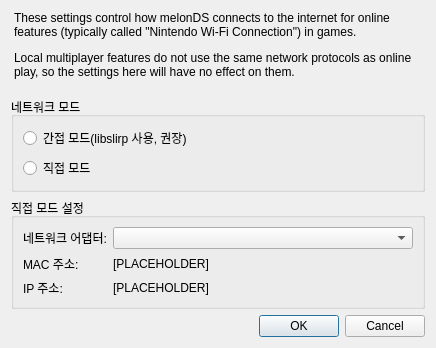
<?xml version="1.0" encoding="UTF-8"?>
<ui version="4.0">
 <class>WifiSettingsDialog</class>
 <widget class="QDialog" name="WifiSettingsDialog">
  <property name="geometry">
   <rect>
    <x>0</x>
    <y>0</y>
    <width>570</width>
    <height>341</height>
   </rect>
  </property>
  <property name="sizePolicy">
   <sizepolicy hsizetype="Fixed" vsizetype="Fixed">
    <horstretch>0</horstretch>
    <verstretch>0</verstretch>
   </sizepolicy>
  </property>
  <property name="windowTitle">
   <string>Wi-Fi 설정 - melonDS</string>
  </property>
  <layout class="QVBoxLayout" name="verticalLayout">
   <property name="sizeConstraint">
    <enum>QLayout::SetFixedSize</enum>
   </property>
   <item>
    <widget class="QLabel" name="label_4">
     <property name="styleSheet">
      <string notr="true">QLabel {
    margin-bottom: 12px;
}</string>
     </property>
     <property name="text">
      <string>&lt;html&gt;&lt;head/&gt;&lt;body&gt;&lt;p&gt;These settings control how melonDS connects to the internet for online features (typically called &amp;quot;Nintendo Wi-Fi Connection&amp;quot;) in games. &lt;/p&gt;&lt;p&gt;Local multiplayer features do not use the same network protocols as online play, so the settings here will have no effect on them.&lt;/p&gt;&lt;/body&gt;&lt;/html&gt;</string>
     </property>
     <property name="wordWrap">
      <bool>true</bool>
     </property>
     <property name="margin">
      <number>0</number>
     </property>
    </widget>
   </item>
   <item>
    <widget class="QGroupBox" name="groupBox">
     <property name="title">
      <string>네트워크 모드</string>
     </property>
     <layout class="QGridLayout" name="gridLayout">
      <item row="1" column="0">
       <widget class="QRadioButton" name="rbIndirectMode">
        <property name="whatsThis">
         <string>&lt;html&gt;&lt;head/&gt;&lt;body&gt;&lt;p&gt;Indirect mode uses libslirp. It requires no extra setup and is easy to use.&lt;/p&gt;&lt;/body&gt;&lt;/html&gt;</string>
        </property>
        <property name="text">
         <string>간접 모드(libslirp 사용, 권장)</string>
        </property>
       </widget>
      </item>
      <item row="2" column="0">
       <widget class="QRadioButton" name="rbDirectMode">
        <property name="whatsThis">
         <string>&lt;html&gt;&lt;head/&gt;&lt;body&gt;&lt;p&gt;Direct mode directly routes network traffic to the host network. It is the most reliable, but requires an ethernet connection.&lt;/p&gt;&lt;p&gt;&lt;br/&gt;&lt;/p&gt;&lt;p&gt;Non-direct mode uses a layer of emulation to get around this, but is more prone to problems.&lt;/p&gt;&lt;/body&gt;&lt;/html&gt;</string>
        </property>
        <property name="text">
         <string>직접 모드</string>
        </property>
       </widget>
      </item>
     </layout>
    </widget>
   </item>
   <item>
    <widget class="QGroupBox" name="groupBox_3">
     <property name="title">
      <string>직접 모드 설정</string>
     </property>
     <layout class="QGridLayout" name="gridLayout_3">
      <item row="3" column="1">
       <widget class="QLabel" name="lblAdapterIP">
        <property name="text">
         <string>[PLACEHOLDER]</string>
        </property>
       </widget>
      </item>
      <item row="2" column="0">
       <widget class="QLabel" name="label_2">
        <property name="text">
         <string>MAC 주소:</string>
        </property>
       </widget>
      </item>
      <item row="1" column="1">
       <widget class="QComboBox" name="cbxDirectAdapter">
        <property name="sizePolicy">
         <sizepolicy hsizetype="Expanding" vsizetype="Fixed">
          <horstretch>0</horstretch>
          <verstretch>0</verstretch>
         </sizepolicy>
        </property>
        <property name="minimumSize">
         <size>
          <width>300</width>
          <height>0</height>
         </size>
        </property>
        <property name="whatsThis">
         <string>&lt;html&gt;&lt;head/&gt;&lt;body&gt;&lt;p&gt;Selects the network adapter through which to route network traffic under direct mode.&lt;/p&gt;&lt;/body&gt;&lt;/html&gt;</string>
        </property>
       </widget>
      </item>
      <item row="1" column="0">
       <widget class="QLabel" name="label">
        <property name="text">
         <string>네트워크 어댑터:</string>
        </property>
       </widget>
      </item>
      <item row="2" column="1">
       <widget class="QLabel" name="lblAdapterMAC">
        <property name="text">
         <string>[PLACEHOLDER]</string>
        </property>
       </widget>
      </item>
      <item row="3" column="0">
       <widget class="QLabel" name="label_3">
        <property name="text">
         <string>IP 주소:</string>
        </property>
       </widget>
      </item>
     </layout>
    </widget>
   </item>
   <item>
    <widget class="QDialogButtonBox" name="buttonBox">
     <property name="orientation">
      <enum>Qt::Horizontal</enum>
     </property>
     <property name="standardButtons">
      <set>QDialogButtonBox::Cancel|QDialogButtonBox::Ok</set>
     </property>
    </widget>
   </item>
  </layout>
 </widget>
 <resources/>
 <connections>
  <connection>
   <sender>buttonBox</sender>
   <signal>accepted()</signal>
   <receiver>WifiSettingsDialog</receiver>
   <slot>accept()</slot>
   <hints>
    <hint type="sourcelabel">
     <x>248</x>
     <y>254</y>
    </hint>
    <hint type="destinationlabel">
     <x>157</x>
     <y>274</y>
    </hint>
   </hints>
  </connection>
  <connection>
   <sender>buttonBox</sender>
   <signal>rejected()</signal>
   <receiver>WifiSettingsDialog</receiver>
   <slot>reject()</slot>
   <hints>
    <hint type="sourcelabel">
     <x>316</x>
     <y>260</y>
    </hint>
    <hint type="destinationlabel">
     <x>286</x>
     <y>274</y>
    </hint>
   </hints>
  </connection>
 </connections>
</ui>
